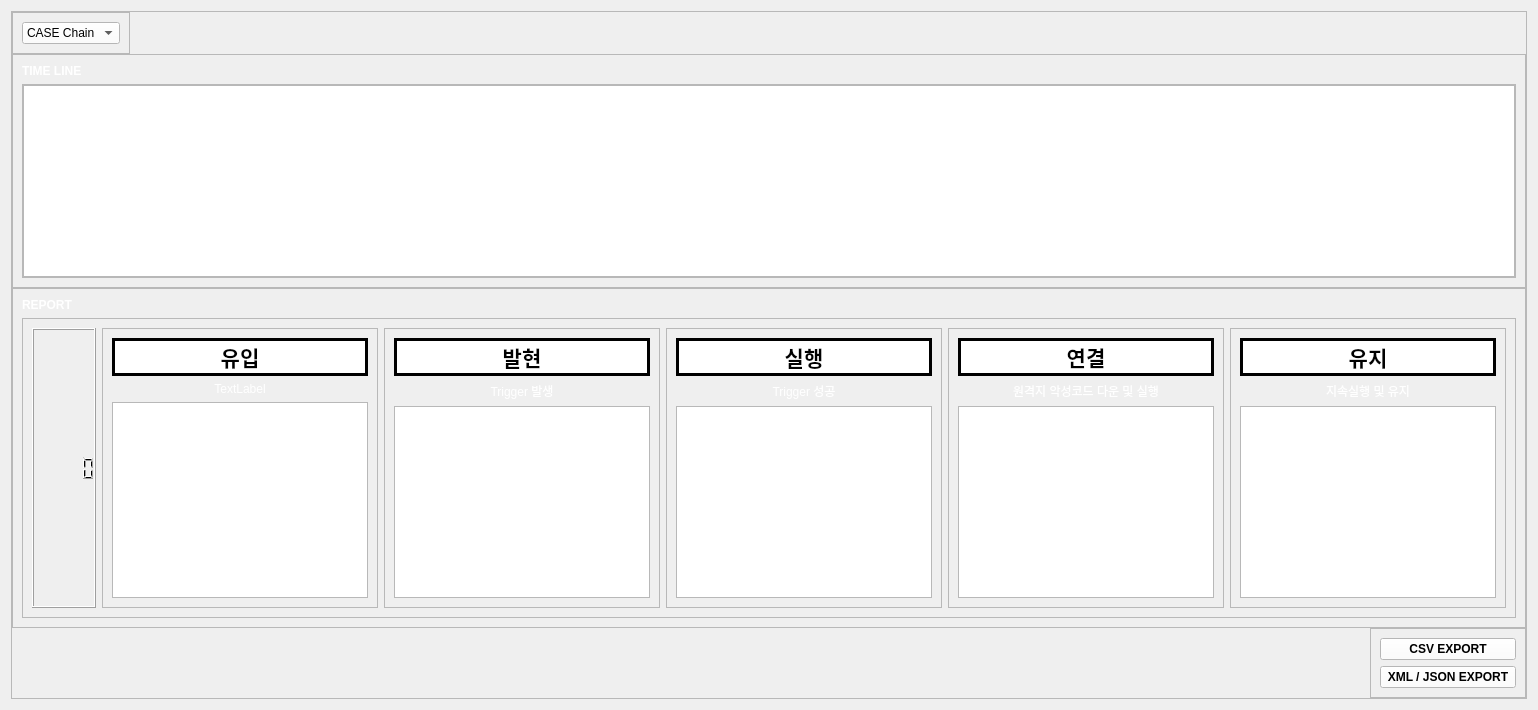
            <widget class="QWidget" name="page_5">
             <layout class="QVBoxLayout" name="verticalLayout_10">
              <item>
               <widget class="QFrame" name="frame_31">
                <property name="frameShape">
                 <enum>QFrame::StyledPanel</enum>
                </property>
                <property name="frameShadow">
                 <enum>QFrame::Raised</enum>
                </property>
                <layout class="QVBoxLayout" name="verticalLayout_27">
                 <property name="spacing">
                  <number>0</number>
                 </property>
                 <property name="leftMargin">
                  <number>0</number>
                 </property>
                 <property name="topMargin">
                  <number>0</number>
                 </property>
                 <property name="rightMargin">
                  <number>0</number>
                 </property>
                 <property name="bottomMargin">
                  <number>0</number>
                 </property>
                 <item alignment="Qt::AlignLeft">
                  <widget class="QFrame" name="frame_34">
                   <property name="frameShape">
                    <enum>QFrame::StyledPanel</enum>
                   </property>
                   <property name="frameShadow">
                    <enum>QFrame::Raised</enum>
                   </property>
                   <layout class="QVBoxLayout" name="verticalLayout_38">
                    <item>
                     <widget class="QComboBox" name="comboBox">
                      <property name="styleSheet">
                       <string notr="true">background-color: rgb(255, 255, 255);</string>
                      </property>
                      <item>
                       <property name="text">
                        <string>CASE Chain</string>
                       </property>
                      </item>
                     </widget>
                    </item>
                   </layout>
                  </widget>
                 </item>
                 <item>
                  <widget class="QFrame" name="frame_35">
                   <property name="sizePolicy">
                    <sizepolicy hsizetype="Preferred" vsizetype="Expanding">
                     <horstretch>0</horstretch>
                     <verstretch>0</verstretch>
                    </sizepolicy>
                   </property>
                   <property name="frameShape">
                    <enum>QFrame::StyledPanel</enum>
                   </property>
                   <property name="frameShadow">
                    <enum>QFrame::Raised</enum>
                   </property>
                   <layout class="QVBoxLayout" name="verticalLayout_40">
                    <item>
                     <widget class="QLabel" name="label">
                      <property name="font">
                       <font>
                        <weight>75</weight>
                        <bold>true</bold>
                       </font>
                      </property>
                      <property name="styleSheet">
                       <string notr="true">color: rgb(255, 255, 255)</string>
                      </property>
                      <property name="text">
                       <string>TIME LINE</string>
                      </property>
                     </widget>
                    </item>
                    <item>
                     <widget class="QFrame" name="frame_38">
                      <property name="frameShape">
                       <enum>QFrame::StyledPanel</enum>
                      </property>
                      <property name="frameShadow">
                       <enum>QFrame::Raised</enum>
                      </property>
                      <layout class="QHBoxLayout" name="horizontalLayout_9">
                       <property name="spacing">
                        <number>0</number>
                       </property>
                       <property name="leftMargin">
                        <number>0</number>
                       </property>
                       <property name="topMargin">
                        <number>0</number>
                       </property>
                       <property name="rightMargin">
                        <number>0</number>
                       </property>
                       <property name="bottomMargin">
                        <number>0</number>
                       </property>
                       <item>
                        <widget class="QGraphicsView" name="graphicsView"/>
                       </item>
                      </layout>
                     </widget>
                    </item>
                   </layout>
                  </widget>
                 </item>
                 <item>
                  <widget class="QFrame" name="frame_36">
                   <property name="sizePolicy">
                    <sizepolicy hsizetype="Preferred" vsizetype="Expanding">
                     <horstretch>0</horstretch>
                     <verstretch>0</verstretch>
                    </sizepolicy>
                   </property>
                   <property name="frameShape">
                    <enum>QFrame::StyledPanel</enum>
                   </property>
                   <property name="frameShadow">
                    <enum>QFrame::Raised</enum>
                   </property>
                   <layout class="QVBoxLayout" name="verticalLayout_39">
                    <item>
                     <widget class="QLabel" name="label_4">
                      <property name="font">
                       <font>
                        <weight>75</weight>
                        <bold>true</bold>
                       </font>
                      </property>
                      <property name="styleSheet">
                       <string notr="true">color: rgb(255, 255, 255)</string>
                      </property>
                      <property name="text">
                       <string>REPORT</string>
                      </property>
                     </widget>
                    </item>
                    <item>
                     <widget class="QFrame" name="frame_39">
                      <property name="sizePolicy">
                       <sizepolicy hsizetype="Preferred" vsizetype="Expanding">
                        <horstretch>0</horstretch>
                        <verstretch>0</verstretch>
                       </sizepolicy>
                      </property>
                      <property name="frameShape">
                       <enum>QFrame::StyledPanel</enum>
                      </property>
                      <property name="frameShadow">
                       <enum>QFrame::Raised</enum>
                      </property>
                      <layout class="QHBoxLayout" name="horizontalLayout_10">
                       <item>
                        <widget class="QLCDNumber" name="lcdNumber"/>
                       </item>
                       <item>
                        <widget class="QFrame" name="frame_40">
                         <property name="frameShape">
                          <enum>QFrame::StyledPanel</enum>
                         </property>
                         <property name="frameShadow">
                          <enum>QFrame::Raised</enum>
                         </property>
                         <layout class="QVBoxLayout" name="verticalLayout_41">
                          <item>
                           <widget class="QLabel" name="label_2">
                            <property name="font">
                             <font>
                              <pointsize>16</pointsize>
                              <weight>75</weight>
                              <bold>true</bold>
                             </font>
                            </property>
                            <property name="styleSheet">
                             <string notr="true">color: rgb(0, 0, 0);
background-color: rgb(255, 255, 255);</string>
                            </property>
                            <property name="frameShape">
                             <enum>QFrame::Box</enum>
                            </property>
                            <property name="lineWidth">
                             <number>3</number>
                            </property>
                            <property name="text">
                             <string>유입</string>
                            </property>
                            <property name="alignment">
                             <set>Qt::AlignCenter</set>
                            </property>
                           </widget>
                          </item>
                          <item>
                           <widget class="QLabel" name="label_5">
                            <property name="styleSheet">
                             <string notr="true">color: rgb(255, 255, 255);</string>
                            </property>
                            <property name="text">
                             <string>TextLabel</string>
                            </property>
                            <property name="alignment">
                             <set>Qt::AlignCenter</set>
                            </property>
                           </widget>
                          </item>
                          <item>
                           <widget class="QListWidget" name="listWidget"/>
                          </item>
                         </layout>
                        </widget>
                       </item>
                       <item>
                        <widget class="QFrame" name="frame_41">
                         <property name="frameShape">
                          <enum>QFrame::StyledPanel</enum>
                         </property>
                         <property name="frameShadow">
                          <enum>QFrame::Raised</enum>
                         </property>
                         <layout class="QVBoxLayout" name="verticalLayout_42">
                          <item>
                           <widget class="QLabel" name="label_11">
                            <property name="font">
                             <font>
                              <pointsize>16</pointsize>
                              <weight>75</weight>
                              <bold>true</bold>
                             </font>
                            </property>
                            <property name="styleSheet">
                             <string notr="true">color: rgb(0, 0, 0);
background-color: rgb(255, 255, 255);</string>
                            </property>
                            <property name="frameShape">
                             <enum>QFrame::Box</enum>
                            </property>
                            <property name="lineWidth">
                             <number>3</number>
                            </property>
                            <property name="text">
                             <string>발현</string>
                            </property>
                            <property name="alignment">
                             <set>Qt::AlignCenter</set>
                            </property>
                           </widget>
                          </item>
                          <item>
                           <widget class="QLabel" name="label_10">
                            <property name="styleSheet">
                             <string notr="true">color: rgb(255, 255, 255);</string>
                            </property>
                            <property name="text">
                             <string>Trigger 발생</string>
                            </property>
                            <property name="alignment">
                             <set>Qt::AlignCenter</set>
                            </property>
                           </widget>
                          </item>
                          <item>
                           <widget class="QListWidget" name="listWidget_2"/>
                          </item>
                         </layout>
                        </widget>
                       </item>
                       <item>
                        <widget class="QFrame" name="frame_42">
                         <property name="frameShape">
                          <enum>QFrame::StyledPanel</enum>
                         </property>
                         <property name="frameShadow">
                          <enum>QFrame::Raised</enum>
                         </property>
                         <layout class="QVBoxLayout" name="verticalLayout_45">
                          <item>
                           <widget class="QLabel" name="label_19">
                            <property name="font">
                             <font>
                              <pointsize>16</pointsize>
                              <weight>75</weight>
                              <bold>true</bold>
                             </font>
                            </property>
                            <property name="styleSheet">
                             <string notr="true">color: rgb(0, 0, 0);
background-color: rgb(255, 255, 255);</string>
                            </property>
                            <property name="frameShape">
                             <enum>QFrame::Box</enum>
                            </property>
                            <property name="lineWidth">
                             <number>3</number>
                            </property>
                            <property name="text">
                             <string>실행</string>
                            </property>
                            <property name="alignment">
                             <set>Qt::AlignCenter</set>
                            </property>
                           </widget>
                          </item>
                          <item>
                           <widget class="QLabel" name="label_18">
                            <property name="styleSheet">
                             <string notr="true">color: rgb(255, 255, 255);</string>
                            </property>
                            <property name="text">
                             <string>Trigger 성공</string>
                            </property>
                            <property name="alignment">
                             <set>Qt::AlignCenter</set>
                            </property>
                           </widget>
                          </item>
                          <item>
                           <widget class="QListWidget" name="listWidget_3"/>
                          </item>
                         </layout>
                        </widget>
                       </item>
                       <item>
                        <widget class="QFrame" name="frame_43">
                         <property name="frameShape">
                          <enum>QFrame::StyledPanel</enum>
                         </property>
                         <property name="frameShadow">
                          <enum>QFrame::Raised</enum>
                         </property>
                         <layout class="QVBoxLayout" name="verticalLayout_44">
                          <item>
                           <widget class="QLabel" name="label_21">
                            <property name="font">
                             <font>
                              <pointsize>16</pointsize>
                              <weight>75</weight>
                              <bold>true</bold>
                             </font>
                            </property>
                            <property name="styleSheet">
                             <string notr="true">color: rgb(0, 0, 0);
background-color: rgb(255, 255, 255);</string>
                            </property>
                            <property name="frameShape">
                             <enum>QFrame::Box</enum>
                            </property>
                            <property name="lineWidth">
                             <number>3</number>
                            </property>
                            <property name="text">
                             <string>연결</string>
                            </property>
                            <property name="alignment">
                             <set>Qt::AlignCenter</set>
                            </property>
                           </widget>
                          </item>
                          <item>
                           <widget class="QLabel" name="label_20">
                            <property name="styleSheet">
                             <string notr="true">color: rgb(255, 255, 255);</string>
                            </property>
                            <property name="text">
                             <string>원격지 악성코드 다운 및 실행</string>
                            </property>
                            <property name="alignment">
                             <set>Qt::AlignCenter</set>
                            </property>
                           </widget>
                          </item>
                          <item>
                           <widget class="QListWidget" name="listWidget_4"/>
                          </item>
                         </layout>
                        </widget>
                       </item>
                       <item>
                        <widget class="QFrame" name="frame_44">
                         <property name="frameShape">
                          <enum>QFrame::StyledPanel</enum>
                         </property>
                         <property name="frameShadow">
                          <enum>QFrame::Raised</enum>
                         </property>
                         <layout class="QVBoxLayout" name="verticalLayout_43">
                          <item>
                           <widget class="QLabel" name="label_23">
                            <property name="font">
                             <font>
                              <pointsize>16</pointsize>
                              <weight>75</weight>
                              <bold>true</bold>
                             </font>
                            </property>
                            <property name="styleSheet">
                             <string notr="true">color: rgb(0, 0, 0);
background-color: rgb(255, 255, 255);</string>
                            </property>
                            <property name="frameShape">
                             <enum>QFrame::Box</enum>
                            </property>
                            <property name="lineWidth">
                             <number>3</number>
                            </property>
                            <property name="text">
                             <string>유지</string>
                            </property>
                            <property name="alignment">
                             <set>Qt::AlignCenter</set>
                            </property>
                           </widget>
                          </item>
                          <item>
                           <widget class="QLabel" name="label_22">
                            <property name="styleSheet">
                             <string notr="true">color: rgb(255, 255, 255);</string>
                            </property>
                            <property name="text">
                             <string>지속실행 및 유지</string>
                            </property>
                            <property name="alignment">
                             <set>Qt::AlignCenter</set>
                            </property>
                           </widget>
                          </item>
                          <item>
                           <widget class="QListWidget" name="listWidget_5"/>
                          </item>
                         </layout>
                        </widget>
                       </item>
                      </layout>
                     </widget>
                    </item>
                   </layout>
                  </widget>
                 </item>
                 <item alignment="Qt::AlignRight|Qt::AlignBottom">
                  <widget class="QFrame" name="frame_37">
                   <property name="frameShape">
                    <enum>QFrame::StyledPanel</enum>
                   </property>
                   <property name="frameShadow">
                    <enum>QFrame::Raised</enum>
                   </property>
                   <layout class="QVBoxLayout" name="verticalLayout_28">
                    <item>
                     <widget class="QPushButton" name="pushButton_4">
                      <property name="font">
                       <font>
                        <weight>75</weight>
                        <bold>true</bold>
                       </font>
                      </property>
                      <property name="styleSheet">
                       <string notr="true">color: rgb(0, 0, 0);
background-color: rgb(255, 255, 255);</string>
                      </property>
                      <property name="text">
                       <string>CSV EXPORT</string>
                      </property>
                     </widget>
                    </item>
                    <item>
                     <widget class="QPushButton" name="pushButton_5">
                      <property name="font">
                       <font>
                        <weight>75</weight>
                        <bold>true</bold>
                       </font>
                      </property>
                      <property name="styleSheet">
                       <string notr="true">color: rgb(0, 0, 0);
background-color: rgb(255, 255, 255);</string>
                      </property>
                      <property name="text">
                       <string> XML / JSON EXPORT </string>
                      </property>
                     </widget>
                    </item>
                   </layout>
                  </widget>
                 </item>
                </layout>
               </widget>
              </item>
             </layout>
            </widget>
